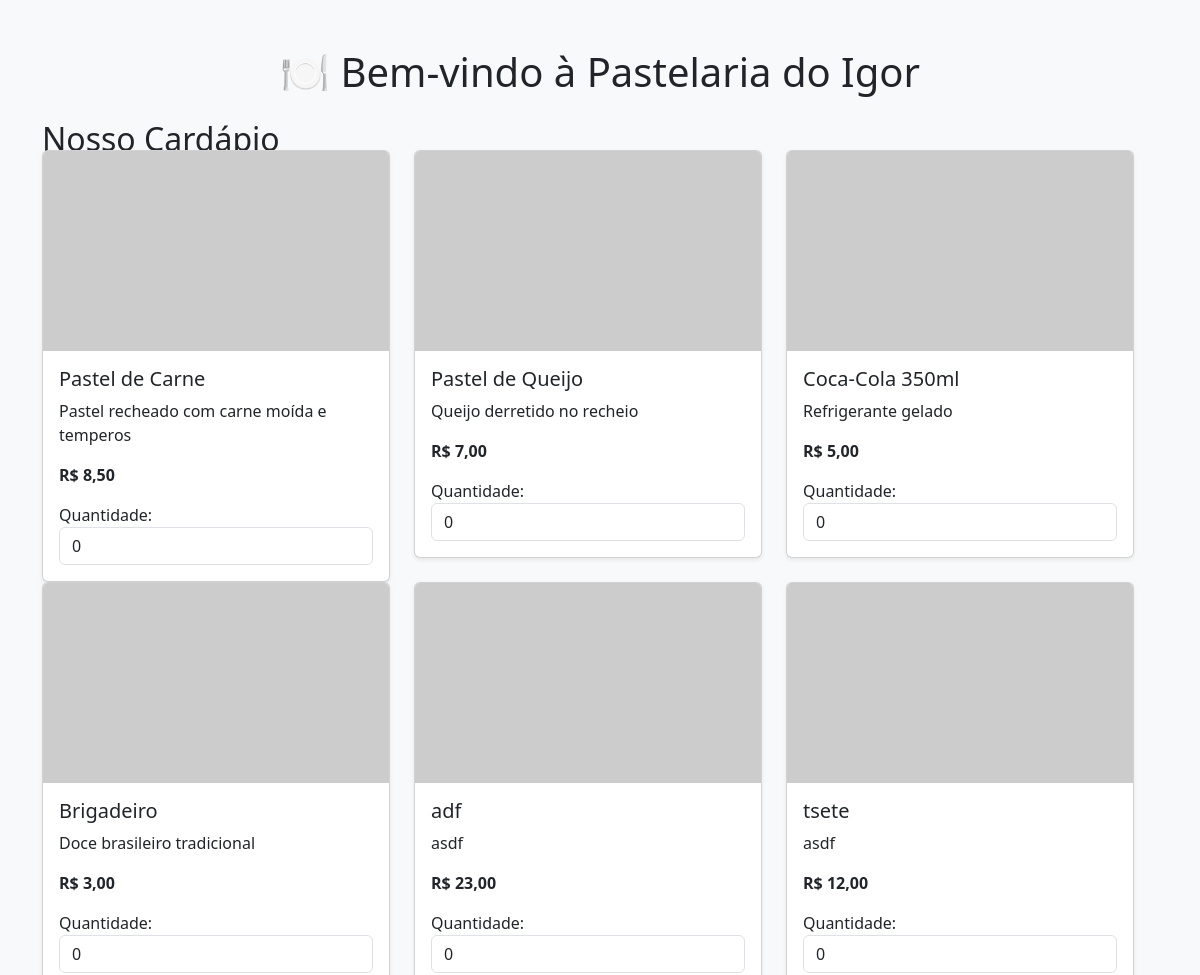
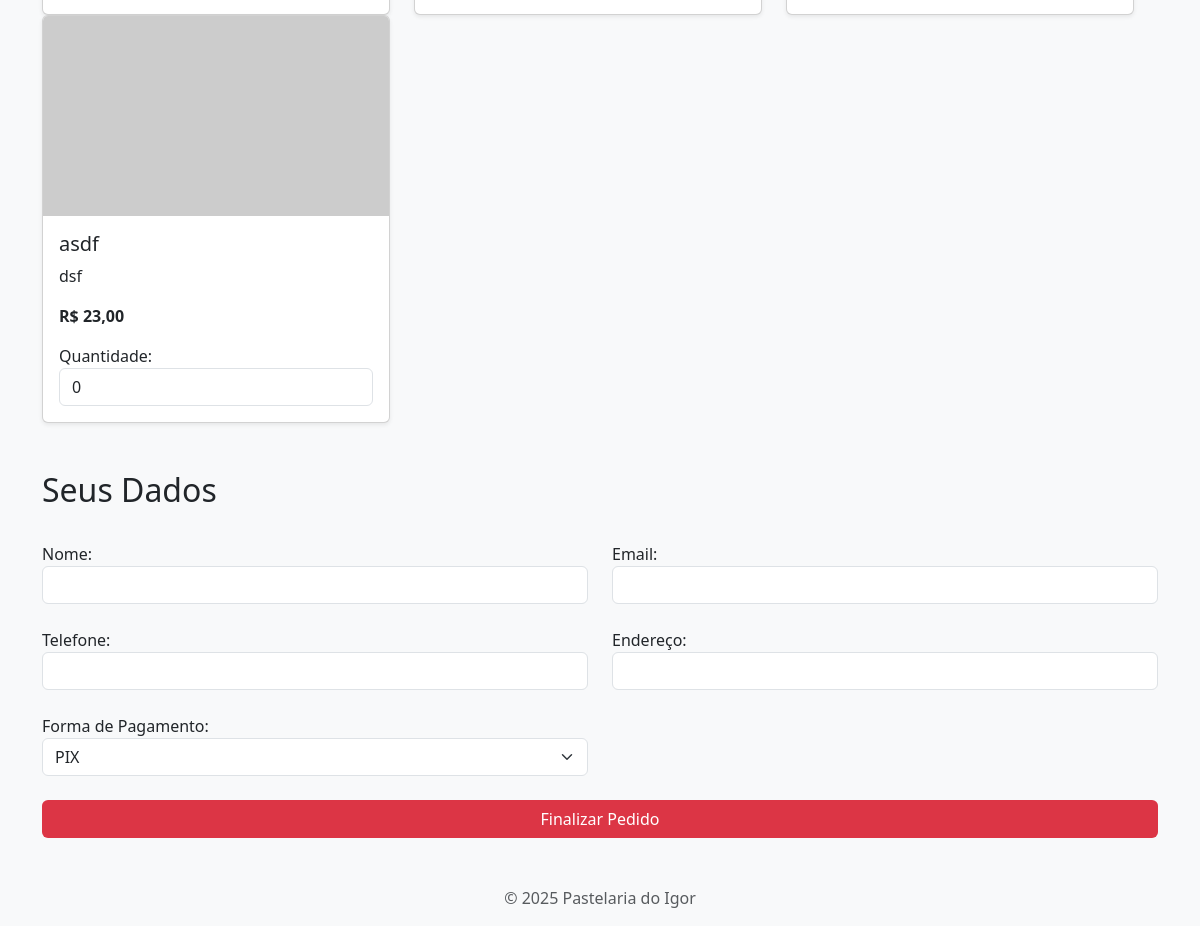
Before: / with the older database file (2 pictures, top to bottom).
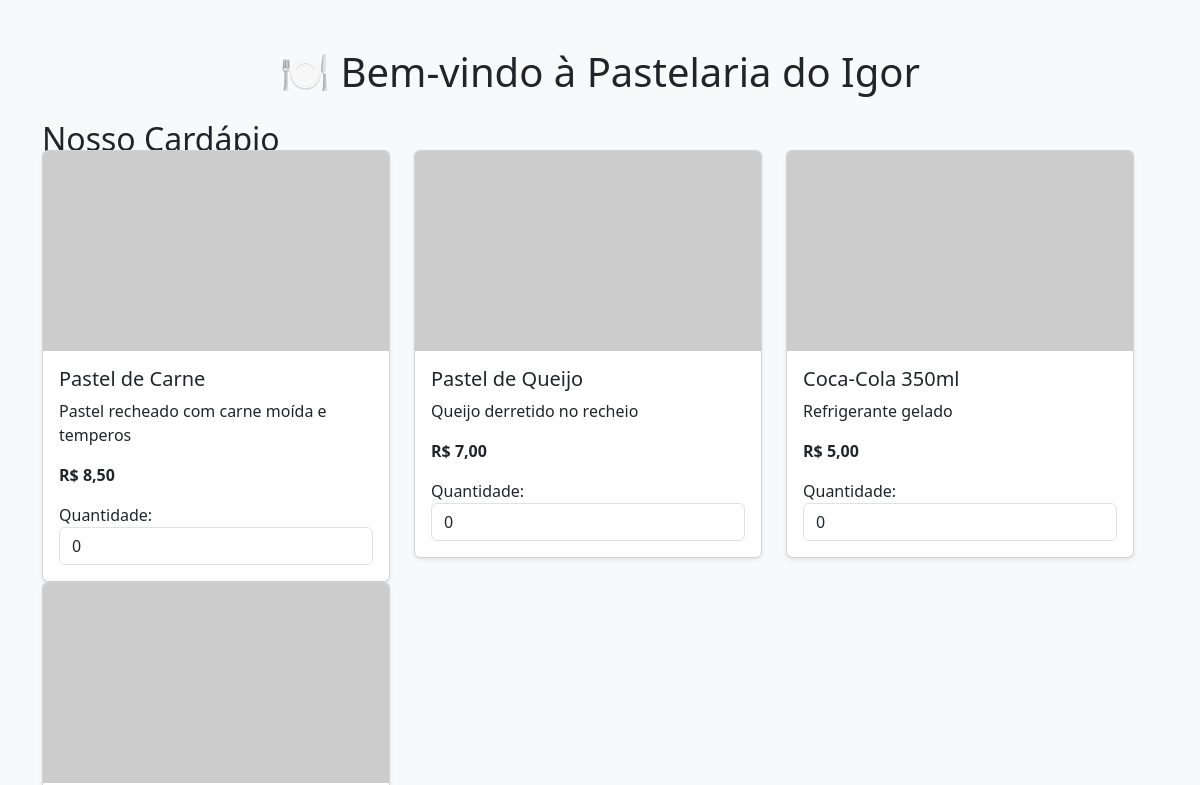
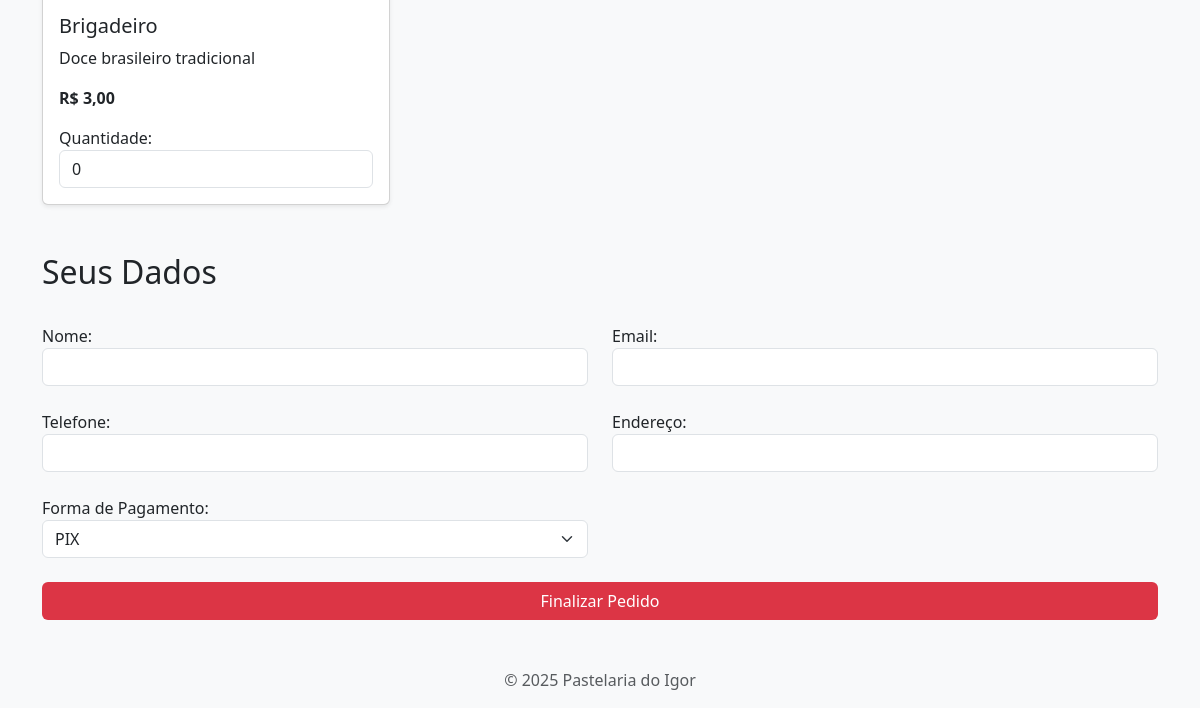
After: the same page with the newer database file (2 pictures, top to bottom).
### tables this page shows
CREATE TABLE IF NOT EXISTS `produto` (
  `ID_produto` int(11) NOT NULL AUTO_INCREMENT,
  `nome` varchar(100) NOT NULL,
  `descricao` text,
  `preco` decimal(10,2) NOT NULL,
  `categoria` int(11) DEFAULT NULL,
  `estoque` int(11) DEFAULT '0',
  `imagem` varchar(255) DEFAULT NULL,
  PRIMARY KEY (`ID_produto`),
  KEY `categoria` (`categoria`)
);

### index.php (the view, shortened to what this page needs)
<?php
$conn = new mysqli("localhost", "root", "usbw", "pastelaria");
?>
<!DOCTYPE html>
<html lang="pt-br">
<head>
  <link href="https://cdn.jsdelivr.net/npm/bootstrap@5.3.0/dist/css/bootstrap.min.css" rel="stylesheet">
</head>
<body>
<div class="container my-5">
  <h1 class="text-center mb-4">🍽️ Bem-vindo à Pastelaria do Igor</h1>
  <h2 class="mb-3">Nosso Cardápio</h2>
  <form method="POST" class="row g-4">
    <div class="row">
      <?php
      $query = "SELECT * FROM produto";
      $resultado = $conn->query($query);
      while ($produto = $resultado->fetch_assoc()) {
          echo "
          <div class='col-md-4'>
            <div class='card shadow-sm'>
              <img src='https://via.placeholder.com/400x200?text=".urlencode($produto['nome'])."' class='card-img-top'>
              <div class='card-body'>
                <h5 class='card-title'>{$produto['nome']}</h5>
                <p class='card-text'>{$produto['descricao']}</p>
                <p class='card-text'><strong>R$ ".number_format($produto['preco'], 2, ',', '.')."</strong></p>
                <label>Quantidade:</label>
                <input type='number' class='form-control' name='produtos[{$produto['ID_produto']}]' min='0' max='99' value='0'>
              </div>
            </div>
          </div>";
      }
      ?>
    </div>
    <h2 class="mt-5">Seus Dados</h2>
    <div class="col-md-6">
      <label>Nome:</label>
      <input type="text" name="nome" class="form-control" required>
    </div>
    <div class="col-md-6">
      <label>Email:</label>
      <input type="email" name="email" class="form-control" required>
    </div>
    <div class="col-md-6">
      <label>Telefone:</label>
      <input type="text" name="telefone" class="form-control" required>
    </div>
    <div class="col-md-6">
      <label>Endereço:</label>
      <input type="text" name="endereco" class="form-control" required>
    </div>
    <div class="col-md-6">
      <label>Forma de Pagamento:</label>
      <select name="metodo_pagamento" class="form-select" required>
        <option value="PIX">PIX</option>
      </select>
    </div>
    <div class="col-12 mt-4">
      <button type="submit" name="fazer_pedido" class="btn btn-vermelho w-100">Finalizar Pedido</button>
    </div>
  </form>
</div>
<footer class="text-center mt-5 mb-3 text-muted">
  &copy; <?php echo date("Y"); ?> Pastelaria do Igor
</footer>
</body>
</html>

### index.php (style rules this page uses)
body { background-color: #f8f9fa; }
.btn-vermelho { background-color: #dc3545; color: white; }
.card-img-top { height: 200px; object-fit: cover; }

Changed rows visible on the page:
removed produto: nome "adf", descricao "asdf", preco "23,00"
removed produto: nome "tsete", descricao "asdf", preco "12,00"
removed produto: nome "asdf", descricao "dsf", preco "23,00"
